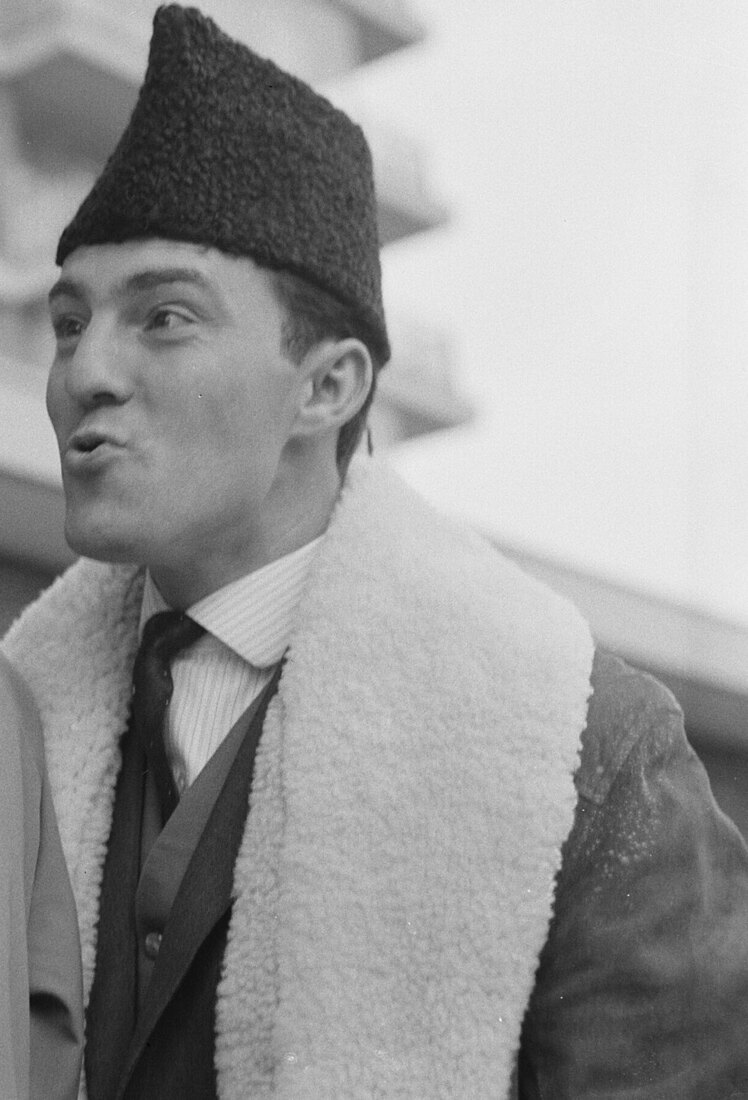
#> input picture tools/reel_v7/v7-alinea-el-momento-ramsey-1966/photos/greaves.jpg, 748 x 1100 px
$ python cut.py
#> lines starting #> are read from the running program, lines starting #| are printed output that depends on the picture
"""Recortes y gradación de las fotos de v7-alinea-el-momento-ramsey-1966 (../bielsa/grade.py).
Fotos enmarcadas (sin rembg: retratos de archivo con fondo cargado). Greaves, recortado del retrato con Charlton (solo Greaves);
el balón de la final, con máscara circular (es una esfera)."""
from PIL import Image, ImageDraw, ImageFilter
import sys; sys.path.insert(0, '../bielsa'); from grade import grade
Image.open('photos/greaves.jpg').convert('RGB').crop((0, 0, 700, 960)).save('photos/greaves_crop.jpg', quality=92)   # Greaves (Charlton queda fuera; solo asoma el borde de su abrigo abajo a la izquierda)
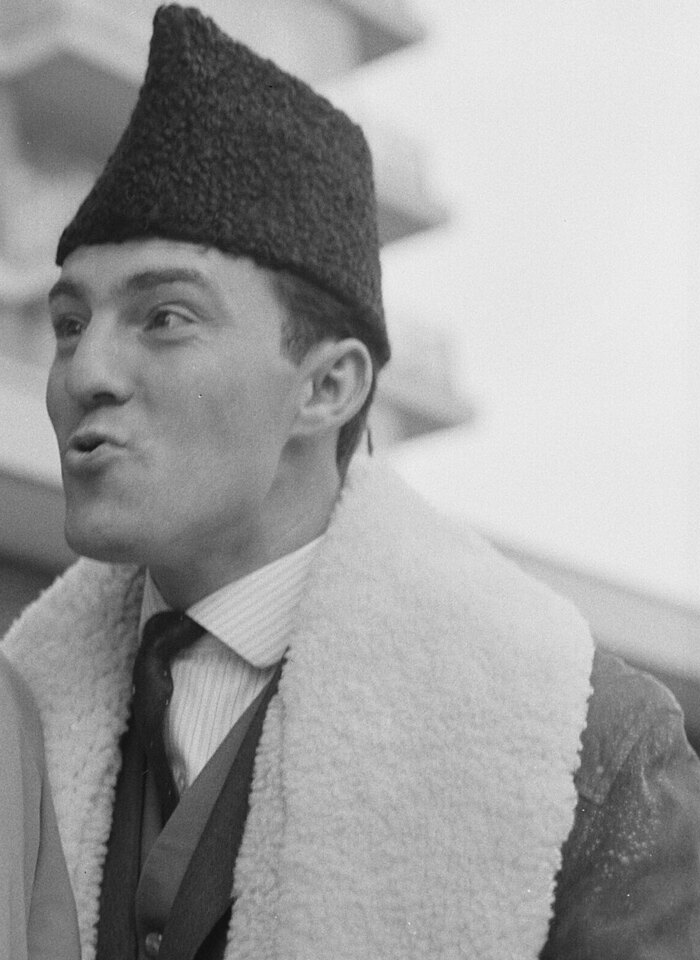
#> saved as greaves_crop.jpg: PIL image 700x960 RGB; min 13, max 241, mean 158.2
Image.open('photos/hurst.jpg').convert('RGB').crop((0, 0, 776, 1000)).save('photos/hurst_crop.jpg', quality=92)
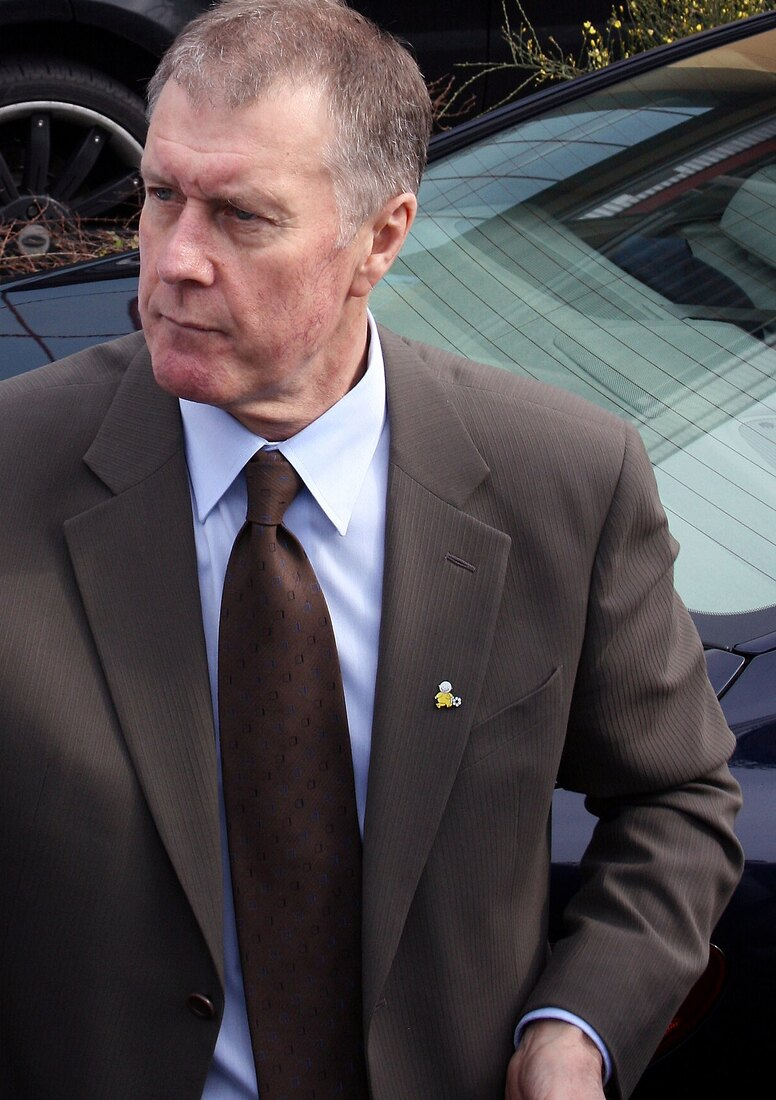
#> input picture tools/reel_v7/v7-alinea-el-momento-ramsey-1966/photos/hurst.jpg, 776 x 1100 px
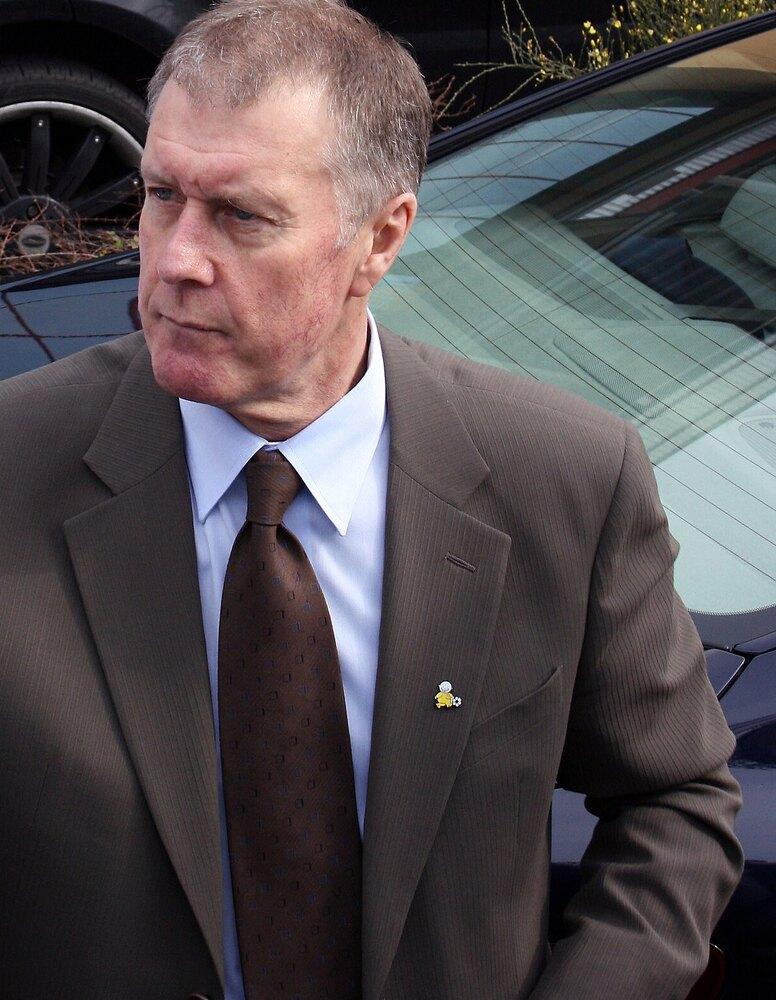
#> saved as hurst_crop.jpg: PIL image 776x1000 RGB; mean R, G, B 82, 75.8, 78.8
#> (the run stopped early here; a loop or call above may not have finished)
